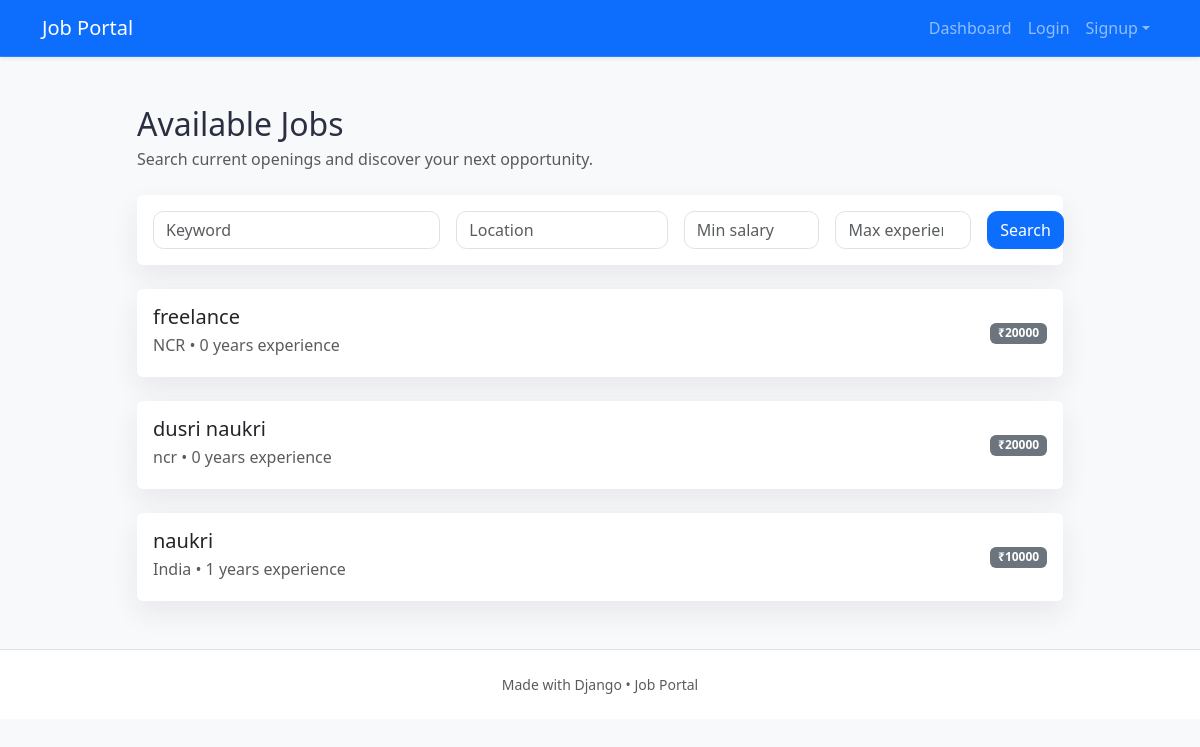
The app's page /jobs/, older data.
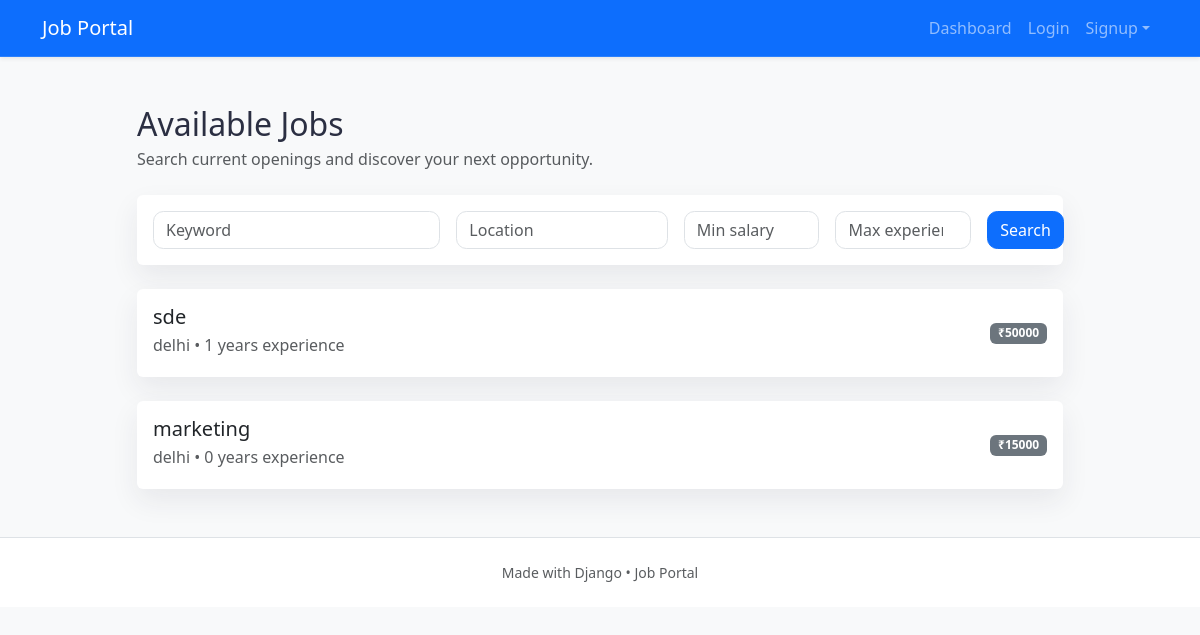
The same page, newer data.
### jobs/models.py (models this page shows, shortened)
class Job(models.Model):
    employer = models.ForeignKey(
        User,
        on_delete=models.CASCADE
    )
    title = models.CharField(max_length=200)
    description = models.TextField()
    location = models.CharField(max_length=200)
    salary = models.IntegerField()
    experience_required = models.IntegerField()
    created_at = models.DateTimeField(
        auto_now_add=True
    )

### jobs/views.py (the view)
def job_list(request):
    if request.user.is_authenticated and request.user.user_type == 'employer':
        jobs = Job.objects.filter(
            employer=request.user
        ).order_by('-created_at')
    else:
        jobs = Job.objects.all().order_by('-created_at')
    keyword = request.GET.get('keyword')
    location = request.GET.get('location')
    salary = request.GET.get('salary')
    experience = request.GET.get('experience')
    if keyword:
        jobs = jobs.filter(
            Q(title__icontains=keyword) |
            Q(description__icontains=keyword)
        )
    if location:
        jobs = jobs.filter(
            location__icontains=location
        )
    if salary:
        jobs = jobs.filter(
            salary__gte=salary
        )
    if experience:
        jobs = jobs.filter(
            experience_required__lte=experience
        )
    return render(
        request,
        'jobs/job_list.html',
        {
            'jobs': jobs
        }
    )

### jobs/templates/jobs/job_list.html (shortened to what this page needs)
{% extends "base.html" %}
{% block content %}
<div class="d-flex flex-column flex-md-row justify-content-between align-items-start align-items-md-center mb-4 gap-3">
  <div>
    <h2 class="mb-1">Available Jobs</h2>
    <p class="text-muted mb-0">Search current openings and discover your next opportunity.</p>
  </div>
</div>
<div class="card mb-4">
  <div class="card-body">
    <form method="get" class="row g-3">
      <div class="col-md-4">
        <input type="text" name="keyword" value="{{ request.GET.keyword }}" class="form-control" placeholder="Keyword">
      </div>
      <div class="col-md-3">
        <input type="text" name="location" value="{{ request.GET.location }}" class="form-control" placeholder="Location">
      </div>
      <div class="col-md-2">
        <input type="number" name="salary" value="{{ request.GET.salary }}" class="form-control" placeholder="Min salary">
      </div>
      <div class="col-md-2">
        <input type="number" name="experience" value="{{ request.GET.experience }}" class="form-control" placeholder="Max experience">
      </div>
      <div class="col-md-1 text-end">
        <button type="submit" class="btn btn-primary w-110">Search</button>
      </div>
    </form>
  </div>
</div>
{% if jobs %}
<div class="row g-4">
  {% for job in jobs %}
  <div class="col-12">
    <article class="card job-card">
      <div class="card-body">
        <div class="d-flex flex-column flex-md-row justify-content-between align-items-start align-items-md-center">
          <div>
            <h3 class="h5 mb-1"><a class="stretched-link text-decoration-none text-dark" href="{% url 'job_detail' job.id %}">{{ job.title }}</a></h3>
            <p class="mb-1 text-muted">{{ job.location }} • {{ job.experience_required }} years experience</p>
          </div>
          <span class="badge bg-secondary">₹{{ job.salary }}</span>
        </div>
      </div>
    </article>
  </div>
  {% endfor %}
</div>
{% else %}
<div class="card">
  <div class="card-body">
    <p class="mb-0">No jobs were found. Try broadening your search or check back later.</p>
  </div>
</div>
{% endif %}
{% endblock %}

### templates/base.html (shortened to what this page needs)
{% load static %}
<!DOCTYPE html>
<html lang="en">
<head>
  <link href="https://cdn.jsdelivr.net/npm/bootstrap@5.3.2/dist/css/bootstrap.min.css" rel="stylesheet">
  <link href="{% static 'css/styles.css' %}" rel="stylesheet">
</head>
<body class="bg-light">
  <nav class="navbar navbar-expand-lg navbar-dark bg-primary shadow-sm">
    <div class="container">
      <a class="navbar-brand" href="{% url 'home' %}">Job Portal</a>
      <div class="collapse navbar-collapse" id="mainNavbar">
        <ul class="navbar-nav ms-auto align-items-center">
          <li class="nav-item"><a class="nav-link" href="{% url 'dashboard' %}">Dashboard</a></li>
          {% if user.is_authenticated %}
            {% if user.user_type == 'employer' %}
              <li class="nav-item"><a class="nav-link" href="{% url 'create_job' %}">Post Job</a></li>
            {% endif %}
            {% if user.user_type == 'jobseeker' %}
              <li class="nav-item"><a class="nav-link" href="{% url 'my_applications' %}">Applications</a></li>
            {% endif %}
            {% if request.resolver_match.url_name == 'jobseeker_signup' or request.resolver_match.url_name == 'employer_signup' %}
              <li class="nav-item"><a class="nav-link" href="{% url 'login' %}">Login</a></li>
            {% else %}
              <li class="nav-item"><a class="nav-link" href="{% url 'logout' %}">Logout</a></li>
            {% endif %}
          {% else %}
            <li class="nav-item"><a class="nav-link" href="{% url 'login' %}">Login</a></li>
            <li class="nav-item dropdown">
              <a class="nav-link dropdown-toggle" href="#" role="button" data-bs-toggle="dropdown" aria-expanded="false">Signup</a>
            </li>
          {% endif %}
        </ul>
      </div>
    </div>
  </nav>
  <main class="container py-5">
    <div class="row justify-content-center">
      <div class="col-12 col-xl-10">
        {% block content %}{% endblock %}
      </div>
    </div>
  </main>
  <footer class="bg-white border-top py-4">
    <div class="container text-center text-muted small">
      Made with Django • Job Portal
    </div>
  </footer>
</body>
</html>

### accounts/static/css/styles.css (style rules this page uses)
body { min-height: 100vh; background: #f4f7fb; color: #2b2f42; }
.card { border: none; box-shadow: 0 0.75rem 1.75rem rgba(33, 37, 61, 0.08); }
.job-card { transition: transform 0.18s ease, box-shadow 0.18s ease; }
.form-control, .form-select, textarea { border-radius: 0.65rem; }
.btn-primary, .btn-success, .btn-outline-primary, .btn-outline-secondary { border-radius: 0.65rem; }
a { transition: color 0.18s ease; }
.navbar { border-bottom: 1px solid rgba(255, 255, 255, 0.12); }
footer { background: transparent; }

Row changes from the older to the newer data that the page shows:
removed Job: title "freelance", location "NCR", experience_required "0", salary "20000"
removed Job: title "dusri naukri", location "ncr", experience_required "0", salary "20000"
removed Job: title "naukri", location "India", experience_required "1", salary "10000"
added Job: title "sde", location "delhi", experience_required "1", salary "50000"
added Job: title "marketing", location "delhi", experience_required "0", salary "15000"
